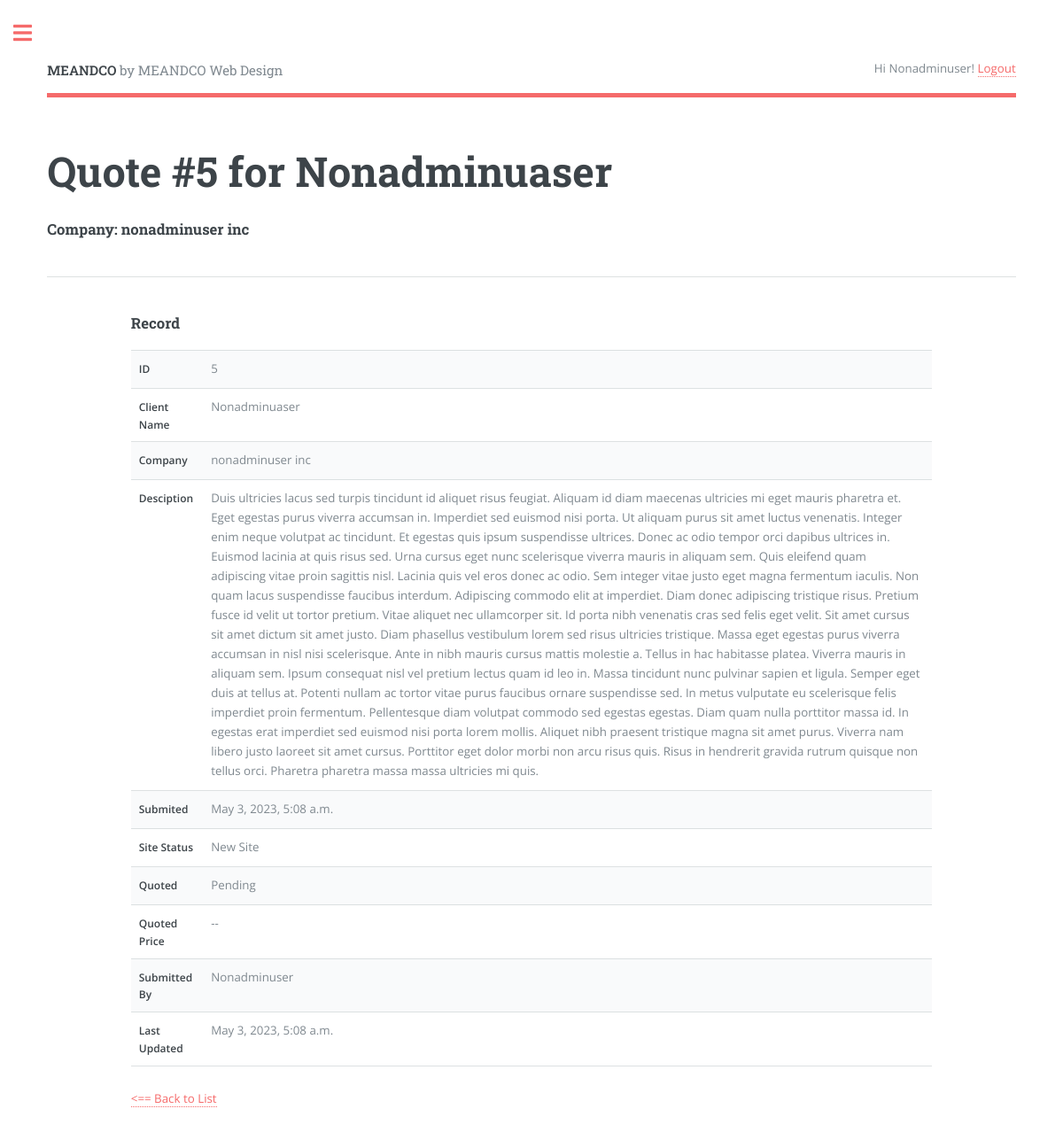
Page /quote/5/ (signed in) on the committed database.
### quote/models.py (models this page shows, shortened)
class Quote(models.Model):
    class Status(models.TextChoices):
        NEWSITE = 'New Site'
        EXISTING = 'Existing Site'
    class Quoted(models.TextChoices):
        PENDING = 'Pending'
        REVIEWING = 'Reviewing'
        APPROVED = 'Approved'
    class Priority(models.TextChoices):
        URGENT  = 'UG', _('Urgent - 1 to week or less')
        NORMAL  = 'NM', _('Normal - 2 to 4 weeks')
        LOW     = 'LW', _('Low - Still Researching')
    name = models.CharField(max_length=250)
    requester = models.ForeignKey(User,
                                  on_delete=models.CASCADE, related_name='quotes')
    position = models.CharField(max_length=250, null=True,
                                blank=True)
    company = models.CharField(max_length=250, null=True,
                               blank=True)
    address = models.CharField(max_length=250, null=True,
                               blank=True)
    phone = models.CharField(max_length=30)
    email = models.EmailField(max_length=250)
    web_address = models.CharField(max_length=250, null=True,
                                   blank=True)
    description = models.TextField()
    created = models.DateTimeField(auto_now_add=True)
    updated = models.DateTimeField(auto_now=True)
    stat = models.CharField(max_length=20,
                              choices=Status.choices,
                              default=Status.NEWSITE)
    quoted = models.CharField(max_length=20,
                              choices=Quoted.choices,
                              default=Quoted.PENDING)
    priority = models.CharField(max_length=2,
                                choices=Priority.choices,
                                default=Priority.NORMAL)
    quoted_price = models.DecimalField(max_digits=250,decimal_places=2,
                                    null=True, blank=True)
    jobfile = models.FileField(upload_to="jobfiles/", null=True, blank=True)
    class Meta:
        ordering = ['created']
        indexes = [
            models.Index(fields=['created'])
        ]

### quote/views.py (the view)
# urls.py: path('quote/<int:quote_id>/', views.quote_detail, name='quote_detail'),
@login_required(login_url='login')
def quote_detail(request, quote_id):
    quote = get_object_or_404(Quote, pk=quote_id)
    context = {'quote': quote}
    return render(request, 'quote/quote_detail.html', context)

### quote/templatetags/quote_extras.py (called while the page is built)
@register.filter(name='is_in_testing_group')
def is_in_testing_group(user):
    group = Group.objects.get(name='Testing')
    return True if group in user.groups.all() else False

### quote/templates/quote/quote_detail.html (shortened to what this page needs)
{% extends "base.html" %}
{% load quote_extras %}
{% block header %}Quote #{{ quote.id }} for {{ quote.name }}{% endblock %}
{% block h4 %}Company: {{ quote.company }}{% endblock h4 %}
{% block content %}
  <h3>Record</h3>
    <div class="table-wrapper">
        <table>
            <tbody>
                <tr>
                    <th>ID</th><td>{{ quote.id }}</td>
                </tr>
                <tr>
                    <th>Client Name</th><td>{{ quote.name }}</td>
                </tr>
                <tr>
                    <th>Company</th><td>{{ quote.company }} </td>
                </tr>
                <tr>
                    <th>Desciption</th><td>{{ quote.description }} </td>
                </tr>
                <tr>
                    <th>Submited</th><td>{{ quote.created }}</td>
                </tr>
                <tr>
                    <th>Site Status</th><td>{{ quote.stat }}</td>
                </tr>
                <tr>
                    <th>Quoted</th><td>{{ quote.quoted }}</td>
                </tr>
                <tr>
                    <th>Quoted Price</th><td>{% if quote.quoted_price  %}{{ quote.quoted_price }} {% else %}--{% endif %}</td>
                </tr>
                <tr>
                    <th>Submitted By</th><td>{{ quote.requester | title }}</td>
                </tr>
                <tr>
                    <th>Last Updated</th><td>{{ quote.updated }}</td>
                </tr>
          </tbody>
        </table>
        <p><a href="{% url 'quotes_list' %}"><== Back to List</a></p>
     </div>
{% endblock %}

### templates/base.html (shortened to what this page needs)
{% load static %}
<!DOCTYPE html>
<html lang="en">
<head>
    <link href="{% static 'assets/css/main.css' %}" rel="stylesheet">
    <link rel="stylesheet" href="{% static 'assets/css/fontawesome-all.min.css' %}" />
</head>
<body>
    <body class="is-preload">
        <div id="wrapper">
            <div id="main">
              <div class="inner">
                  <header id="header">
                    <a href="{% url 'home' %}" class="logo"><strong>MEANDCO</strong> by MEANDCO Web Design</a>
                    <ul class="icons">
                      {% if request.user.is_authenticated %}
                      Hi {{ request.user.first_name|default:request.user.username|title }}! <a href="{% url 'logout' %}">Logout</a>
                      {% else %}
                      Not logged in. <a href="{% url 'login' %}">Log-in</a>
                      {% endif %}
                    </ul>
                  </header>
                  <section>
                    <header class="main">
                      <h1>{% block header %}{% endblock header %}</h1>
                      <h3>{% block h4 %}{% endblock h4 %}</h3>
                    </header>
                    <hr class="major" />
                      <div class="row gtr-200">
                        <div class="col-1 col-12-medium">
                        </div>
                          <div class="col-10 col-12-medium">
                          {% block content %}
                          {% endblock %}
                        </div>
                      </div>
                  </section>
              </div>
            </div>
        </div>
</body>
</html>

### rows in the picture
Quote: id "5", name "Nonadminuaser", company "nonadminuser inc", description "Duis ultricies lacus sed turpis tincidunt id aliquet risus feugiat. Aliquam id diam maecenas ultricies mi eget mauris pharetra et. Eget egestas purus viverra accumsan in. Imperdiet sed euismod nisi porta. Ut aliquam purus sit amet luctus venenatis. Integer enim neque volutpat ac tincidunt. Et egestas quis ipsum suspendisse ultrices. Donec ac odio tempor orci dapibus ultrices in. Euismod lacinia at quis risus sed. Urna cursus eget nunc scelerisque viverra mauris in aliquam sem. Quis eleifend quam adipiscing vitae proin sagittis nisl. Lacinia quis vel eros donec ac odio. Sem integer vitae justo eget magna fermentum iaculis. Non quam lacus suspendisse faucibus interdum. Adipiscing commodo elit…", created "May 3, 2023, 5:08 a.m.", stat "New Site", quoted "Pending", requester "Nonadminuser", updated "May 3, 2023, 5:08 a.m."

### other values in the picture
{{ request.user.first_name|default:request.user.username|title }} "Nonadminuser"
